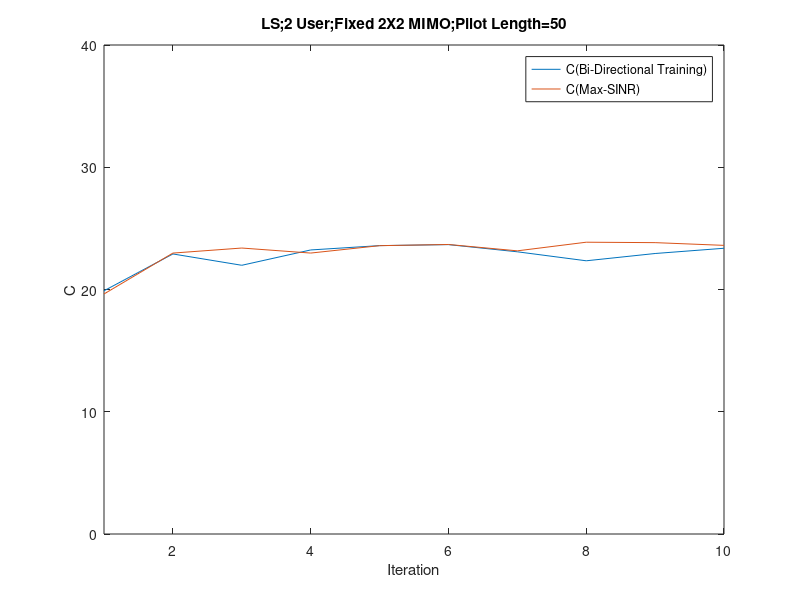

This figure's MATLAB source:
%2 user, 2X2 MIMO Channel
%Turn Off Private Channel 
%calculate MSE
%LS Filter
%add realization function
clc
clear

for k=1:2
SINR_without_stat(:,k)= zeros(50,1);
SINR_know_stat(:,k)= zeros(50,1);
end

sigma = sqrt(10^(-3));
StepSize = 10^(-2);

i = 50; %FilterLengt
Realization=1;

for R=1:Realization
    
            R

            H{1,1}=(1/sqrt(2))*[randn(1,1)+1i*randn(1,1) randn(1,1)+1i*randn(1,1);randn(1,1)+1i*randn(1,1) randn(1,1)+1i*randn(1,1)];
            H{1,2}=0.8*(1/sqrt(2))*[randn(1,1)+1i*randn(1,1) randn(1,1)+1i*randn(1,1);randn(1,1)+1i*randn(1,1) randn(1,1)+1i*randn(1,1)];
            H{2,1}=0.8*(1/sqrt(2))*[randn(1,1)+1i*randn(1,1) randn(1,1)+1i*randn(1,1);randn(1,1)+1i*randn(1,1) randn(1,1)+1i*randn(1,1)];
            H{2,2}=(1/sqrt(2))*[randn(1,1)+1i*randn(1,1) randn(1,1)+1i*randn(1,1);randn(1,1)+1i*randn(1,1) randn(1,1)+1i*randn(1,1)];

            Z{1,1}=H{1,1}.';
            Z{1,2}=H{2,1}.';
            Z{2,1}=H{1,2}.';
            Z{2,2}=H{2,2}.';
        
            gc(:,1)=[1;1];
            gc(:,2)=[1;1];
            gc_w(:,1)=[1;1];
            gc_w(:,2)=[1;1];
            gc(:,1)=gc(:,1)/norm(gc(:,1));
            gc(:,2)=gc(:,2)/norm(gc(:,2));
            gc_w(:,1)=gc_w(:,1)/norm(gc_w(:,1));
            gc_w(:,2)=gc_w(:,2)/norm(gc_w(:,2));

for iteration = 1:10
    
    

    

            for loop=1:iteration
    
            %Normalize g before transmit
            for k = 1:2
            gc(:,k)=gc(:,k)/norm(gc(:,k));
            gc_w(:,k)=gc_w(:,k)/norm(gc_w(:,k));
            end
            
           
            %Backward Training
            for iter1 = 1:i

                    if rand-0.5 >= 0
                                xc_b(iter1) = 1;
                            else
                                xc_b(iter1) = -1;
                    end
                    
                       
                    for k = 1:2

                                neq(:,iter1,k) = [0;0];
                                for j = 1:2
                                    if j~=k; 
                                        neq(:,iter1,k) = neq(:,iter1,k) + Z{k,j}*gc(:,j)*xc_b(iter1);
                                    end
                                end

                                neq_w(:,iter1,k) = [0;0];
                                for j = 1:2
                                    if j~=k;
                                        neq_w(:,iter1,k) = neq_w(:,iter1,k) + Z{k,j}*gc_w(:,j);
                                    end
                                end

                                all_w(:,iter1,k) = [0;0];
                                for j = 1:2
                                        all_w(:,iter1,k) = all_w(:,iter1,k) + Z{k,j}*gc_w(:,j);
                                end

                    end
                    
                    for k = 1:2    
                                yb(:,iter1,k) = Z{k,k}*(gc(:,k)*xc_b(iter1))...
                                                +neq(:,iter1,k)...
                                                +sigma*(1/sqrt(2))*[(randn(1,1)+1i*randn(1,1));(randn(1,1)+1i*randn(1,1))];
                    end
                            
                    
            end
            
            for k = 1:2 
                    vc_w(:,k) = inv(  Z{k,k}*gc_w(:,k)*gc_w(:,k)'*Z{k,k}'  + neq_w(:,iter1,k)*(neq_w(:,iter1,k))'...  
                                    + Z{k,k}*gc_w(:,k)*(neq_w(:,iter1,k))'+ (Z{k,k}*gc_w(:,k)*(neq_w(:,iter1,k))')'...
                                    + eye(2)*sigma^2  ) * all_w(:,iter1,k); 
            end
            
            for k = 1:2
            vc(:,k)  = inv(yb(:,:,k)*yb(:,:,k)')*yb(:,:,k)*xc_b';
            end
            
            for k = 1:2
            vc(:,k)=vc(:,k)/norm(vc(:,k));
            vc_w(:,k)=vc_w(:,k)/norm(vc_w(:,k));
            end
    
                     

            %Forward Training  
            for iter2 = 1:i

                    if rand-0.5 >= 0
                                xc_f(iter2) = 1;
                            else
                                xc_f(iter2) = -1;
                    end

                    for k = 1:2

                                neq(:,iter2,k) = [0;0];
                                for j = 1:2
                                    if j~=k; 
                                        neq(:,iter2,k) = neq(:,iter2,k) + H{k,j}*vc(:,j)*xc_f(iter2);
                                    end
                                end

                                neq_w(:,iter2,k) = [0;0];
                                for j = 1:2
                                    if j~=k;
                                        neq_w(:,iter2,k) = neq_w(:,iter2,k) + H{k,j}*vc_w(:,j);
                                    end
                                end

                                all_w(:,iter2,k) = [0;0];
                                for j = 1:2
                                        all_w(:,iter2,k) = all_w(:,iter2,k) + H{k,j}*vc_w(:,j);
                                end

                    end
                    
                    for k = 1:2    
                    yf(:,iter2,k) = H{k,k}*(vc(:,k)*xc_f(iter2))...
                                    +neq(:,iter2,k)...
                                    +sigma*(1/sqrt(2))*[(randn(1,1)+1i*randn(1,1));(randn(1,1)+1i*randn(1,1))];
                    end
                   
            end 
    
            for k = 1:2 
            gc_w(:,k) = inv(  H{k,k}*vc_w(:,k)*vc_w(:,k)'*H{k,k}'  + neq_w(:,iter2,k)*(neq_w(:,iter2,k))'...  
                            + neq_w(:,iter2,k)*vc_w(:,k)'*H{k,k}'  + H{k,k}*vc_w(:,k)*(neq_w(:,iter2,k))'...
                            + eye(2)*sigma^2  ) * all_w(:,iter2,k); 
            end
            
            for k = 1:2
            gc(:,k)  = inv(yf(:,:,k)*yf(:,:,k)')*yf(:,:,k)*xc_f';
            end
                      
            end
    
            for k = 1:2
        
                all_SINR(:,iteration,k) = [0;0];
                for j = 1:2
                all_SINR(:,iteration,k) = all_SINR(:,iteration,k) + H{k,j}*vc(:,j);
                end

                all_SINR_w(:,iteration,k) = [0;0];
                for j = 1:2
                all_SINR_w(:,iteration,k) = all_SINR_w(:,iteration,k) + H{k,j}*vc_w(:,j);
                end
        
            end
    
            for k = 1:2
            SINR_without_stat(iteration,k)= SINR_without_stat(iteration,k)+(norm(gc(:,k)'*all_SINR(:,iteration,k))^2/norm( gc(:,k)'*eye(2)*sigma^2*gc(:,k) ))/Realization;
            SINR_know_stat(iteration,k)= SINR_know_stat(iteration,k)+(norm( gc_w(:,k)'*all_SINR_w(:,iteration,k))^2/norm( gc_w(:,k)'*eye(2)*sigma^2*gc_w(:,k) ))/Realization; 
            end
    
    end
           
end
   

n=1:iteration;

plot(   n,log2(1+SINR_without_stat(n,1))+log2(1+SINR_without_stat(n,2)),n,log2(1+SINR_know_stat(n,1))+log2(1+SINR_know_stat(n,2)))
legend('C(Bi-Directional Training)','C(Max-SINR)')
xlabel('Iteration')
ylabel('C')
title('LS;2 User;Fixed 2X2 MIMO;Pilot Length=50')
axis([1 iteration 0 40])


